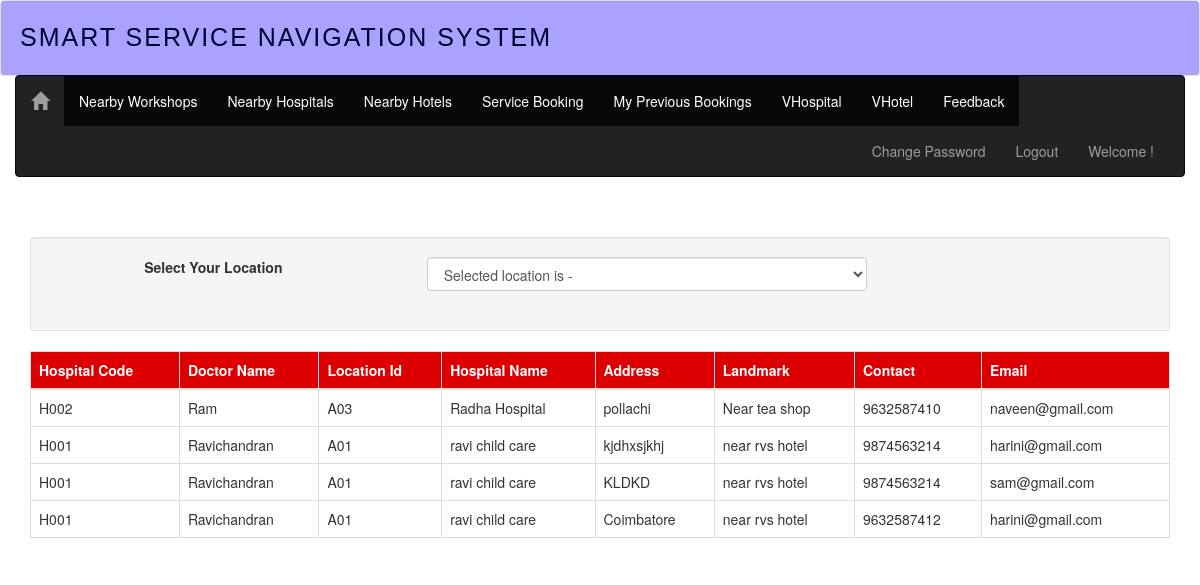
The page /home1.php on the database its author committed.
### tables this page shows
CREATE TABLE IF NOT EXISTS `hospital` (
`hspt_id` int(11) NOT NULL,
  `hspt_code` varchar(100) NOT NULL,
  `aname` varchar(100) NOT NULL,
  `acode` varchar(100) NOT NULL,
  `doc_name` varchar(100) NOT NULL,
  `hspt_name` varchar(100) NOT NULL,
  `addr` varchar(100) NOT NULL,
  `city` varchar(100) NOT NULL,
  `land` varchar(100) NOT NULL,
  `contact` varchar(100) NOT NULL,
  `email` varchar(100) NOT NULL
);

CREATE TABLE IF NOT EXISTS `register` (
`regno` int(11) NOT NULL,
  `name` varchar(30) NOT NULL,
  `acode` varchar(7) NOT NULL,
  `addr` varchar(50) NOT NULL,
  `contact` varchar(15) NOT NULL,
  `email` varchar(30) NOT NULL,
  `uname` varchar(30) NOT NULL,
  `pwd` varchar(30) NOT NULL
);

### home1.php (the view, shortened to what this page needs)
<?php require_once('Connections/breakcon.php');
session_start();?>
<?php
if (!function_exists("GetSQLValueString")) {
function GetSQLValueString($theValue, $theType, $theDefinedValue = "", $theNotDefinedValue = "")
{
  $theValue = function_exists("mysql_real_escape_string") ? mysql_real_escape_string($theValue) : mysql_escape_string($theValue);
  switch ($theType) {
    case "long":
    case "int":
      $theValue = ($theValue != "") ? intval($theValue) : "NULL";
      break;
  }
  return $theValue;
}
}
$colname_rs_regis = "-1";
$query_rs_regis = sprintf("SELECT * FROM register,area WHERE regno = %s and register.acode=area.acode", GetSQLValueString($colname_rs_regis, "int"));
$rs_regis = mysql_query($query_rs_regis, $breakcon) or die(mysql_error());
$row_rs_regis = mysql_fetch_assoc($rs_regis);
$query_Recordset2 = "SELECT * FROM hospital,register where hospital.acode=register.acode";
$Recordset2 = mysql_query($query_Recordset2, $breakcon) or die(mysql_error());
$row_Recordset2 = mysql_fetch_assoc($Recordset2);
?>
<!DOCTYPE html>
<html lang="en">
  <head>
	<link href="css/bootstrap.css" rel="stylesheet">
  </head>
<body>
<?php include 'header.php' ?>
<br>
<br>
<div class="container">
  <form name="frmloc" id="frmloc">
    <div class="well" >
      <div class="row">
        <div class="col-md-1"></div>
        <div class="col-md-3">
          <label>Select Your Location</label>
        </div>
        <div class="col-md-5">
        <select id="selectlocation" name="selectlocation" class="form-control">
		<option value="<?php $row_rs_regis['acode']?>" >Selected location is - <?php echo $row_rs_regis['aname']; ?></option>
       </select>
        </div>
        <div class="col-md-3"></div>
      </div>
      <br>
       </div>
  <div class="fillres">
    <div class="row">
    <div class="col-md-12">
      <table class="table table-bordered table-hover">
       <thead>
          <tr style="background-color:#DC0002;color:#FFFFFF">
            <th>Hospital Code</th>
            <th>Doctor Name</th>
            <th>Location Id</th>
            <th>Hospital Name</th>
            <th>Address</th>
            <th>Landmark</th>
           <th>Contact</th>
           <th>Email</th>
          </tr>
        </thead>
        <tbody>
         <?php do { ?>
          <tr>
            <td><?php echo $row_Recordset2['hspt_code']; ?></td>
            <td><?php echo $row_Recordset2['doc_name']; ?></td>
            <td><?php echo $row_Recordset2['acode']; ?></td>
            <td><?php echo $row_Recordset2['hspt_name']; ?></td>
            <td><?php echo $row_Recordset2['addr']; ?></td>
            <td><?php echo $row_Recordset2['land']; ?></td>
            <td><?php echo $row_Recordset2['contact']; ?></td>
            <td><?php echo $row_Recordset2['email']; ?></td>
          </tr>
          <?php } while ($row_Recordset2 = mysql_fetch_assoc($Recordset2)); ?>
        </tbody>
      </table>
    </div>
    </div>
 </div>
  </form>
</div>
</body>
</html>

### rows shown on the page
hospital: hspt_code "H002", doc_name "Ram", register.acode "A03", hspt_name "Radha Hospital", register.addr "pollachi", land "Near tea shop", register.contact "9632587410", register.email "naveen@gmail.com"
hospital: hspt_code "H001", doc_name "Ravichandran", register.acode "A01", hspt_name "ravi child care", register.addr "kjdhxsjkhj", land "near rvs hotel", register.contact "9874563214", register.email "harini@gmail.com", register.addr "KLDKD", register.email "sam@gmail.com", register.addr "Coimbatore", register.contact "9632587412"
